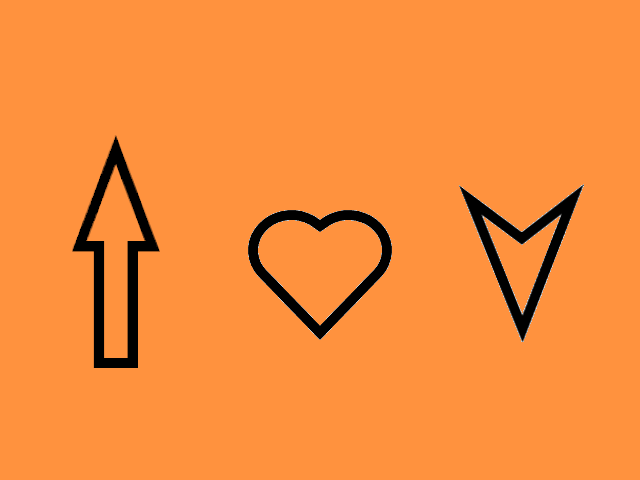
#> input picture 资源/实例代码/6.3  透视/stardust/I Love You.png, 640 x 480 px
$ python stardust.py
#> lines starting #> are read from the running program, lines starting #| are printed output that depends on the picture; long printed decimals are rounded
#file      stardust.py
#author    日有所进, https://blog.csdn.net/fengxueniu/article/details/77964375
#version
#date      2020_08_04
#github    https://github.com/stardust-scitech/OpenCM
#copyright
#license

#导入cv2模块，定义别名为cv
import cv2 as cv
#导入数学运算库，定义别名为np
import numpy as np

#角度转弧度函数
def rad(x):
  return x * np.pi / 180

#加载图片
img = cv.imread("I Love You.png")
#> img is the input picture: shape (480, 640, 3); mean B, G, R 59.8, 140, 244.1
#显示原图
cv.imshow("Original image", img)
#扩展图像容器，保证图像不超出可视范围
img = cv.copyMakeBorder(img, 100, 100, 100, 100, cv.BORDER_CONSTANT, 0)
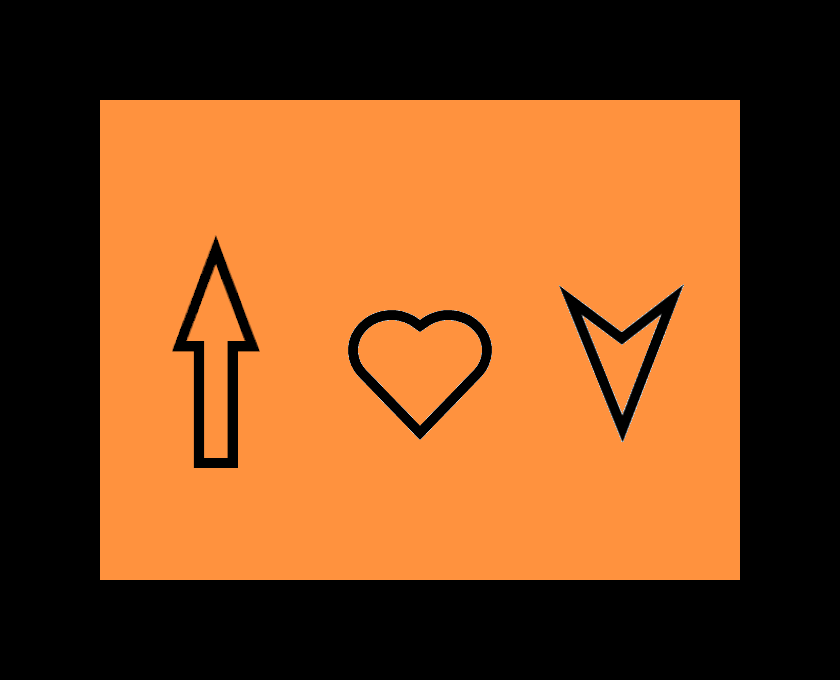
#> img: shape (680, 840, 3); mean B, G, R 32.1, 75.3, 131.3
#获取图像宽度和长度
w, h = img.shape[0:2]
#> w = 680; h = 840

#旋转参数
anglex = 0
angley = 0
anglez = 0
fov = 1

while 1:
  #计算镜头与图像间的距离
  z = np.sqrt(w ** 2 + h ** 2) / 2 / np.tan(rad(fov / 2))
#> z = 61920.3

  #创建三维旋转矩阵
  rx = np.array([[1, 0, 0, 0],
          [0, np.cos(rad(anglex)), -np.sin(rad(anglex)), 0],
          [0, -np.sin(rad(anglex)), np.cos(rad(anglex)), 0, ],
          [0, 0, 0, 1]], np.float32)
  ry = np.array([[np.cos(rad(angley)), 0, np.sin(rad(angley)), 0],
          [0, 1, 0, 0],
          [-np.sin(rad(angley)), 0, np.cos(rad(angley)), 0, ],
          [0, 0, 0, 1]], np.float32)
  rz = np.array([[np.cos(rad(anglez)), np.sin(rad(anglez)), 0, 0],
          [-np.sin(rad(anglez)), np.cos(rad(anglez)), 0, 0],
          [0, 0, 1, 0],
          [0, 0, 0, 1]], np.float32)
  r = rx.dot(ry).dot(rz)

  #生成四对点
  pcenter = np.array([h / 2, w / 2, 0, 0], np.float32)
#> pcenter = [420, 340, 0, 0]
  p1 = np.array([0, 0, 0, 0], np.float32) - pcenter
#> p1 = [-420, -340, 0, 0]
  p2 = np.array([w, 0, 0, 0], np.float32) - pcenter
#> p2 = [260, -340, 0, 0]
  p3 = np.array([0, h, 0, 0], np.float32) - pcenter
  p4 = np.array([w, h, 0, 0], np.float32) - pcenter
  dst1 = r.dot(p1)
  dst2 = r.dot(p2)
  dst3 = r.dot(p3)
  dst4 = r.dot(p4)
  list_dst = [dst1, dst2, dst3, dst4]
  org = np.array([[0, 0],
          [w, 0],
          [0, h],
          [w, h]], np.float32)
  dst = np.zeros((4, 2), np.float32)

  #投影至成像平面
  for i in range(4):
    dst[i, 0] = list_dst[i][0] * z / (z - list_dst[i][2]) + pcenter[0]
    dst[i, 1] = list_dst[i][1] * z / (z - list_dst[i][2]) + pcenter[1]

  #通过四对点计算透射变换
  warpR = cv.getPerspectiveTransform(org, dst)
  #对图像进行透视变换
  result = cv.warpPerspective(img, warpR, (h, w))
  #显示变换后的图片
  cv.imshow("Result", result)
  #获取键盘键值
  c = cv.waitKey(0)
#> (key q is pressed here)

  #anglex += 0.1
  #anglez += 0.1
  #angley += 0.1

  #键盘控制
  if 27 == c:
    break;
  if c == ord('w'):
    anglex += 1
  if c == ord('s'):
    anglex -= 1
  if c == ord('a'):
    angley += 1
  if c == ord('d'):
    angley -= 1
  if c == ord('u'):
    anglez += 1
  if c == ord('p'):
    anglez -= 1
  if c == ord('t'):
    fov += 1
  if c == ord('r'):
    fov -= 1
  if c == ord(' '):
    anglex = angley = anglez = 0
  if c == ord('q'):
    print("======================================")
    print("旋转矩阵：\n", r)
    print("angle alpha: ", anglex, 'angle beta: ', angley, "dz: ", anglez, ": ", z)
#| angle alpha:  0 angle beta:  0 dz:  0 :  61920.297
